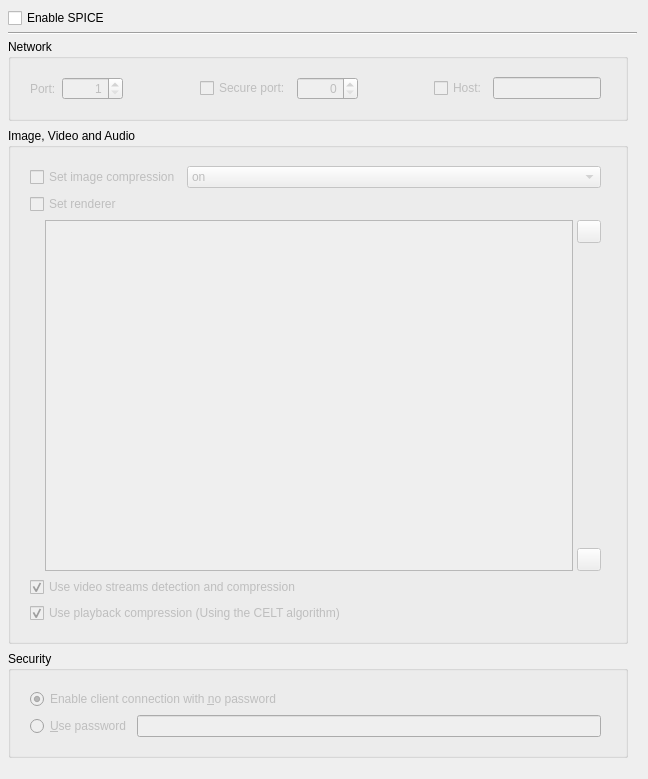
<?xml version="1.0" encoding="UTF-8"?>
<ui version="4.0">
 <class>SPICE_Settings_Widget</class>
 <widget class="QWidget" name="SPICE_Settings_Widget">
  <property name="geometry">
   <rect>
    <x>0</x>
    <y>0</y>
    <width>648</width>
    <height>779</height>
   </rect>
  </property>
  <property name="windowTitle">
   <string>SPICE Settings</string>
  </property>
  <layout class="QVBoxLayout" name="verticalLayout_8">
   <property name="spacing">
    <number>4</number>
   </property>
   <property name="leftMargin">
    <number>8</number>
   </property>
   <property name="topMargin">
    <number>8</number>
   </property>
   <item>
    <widget class="QCheckBox" name="CH_Use_SPICE">
     <property name="text">
      <string>Enable SPICE</string>
     </property>
    </widget>
   </item>
   <item>
    <widget class="Line" name="line">
     <property name="orientation">
      <enum>Qt::Horizontal</enum>
     </property>
    </widget>
   </item>
   <item>
    <widget class="QScrollArea" name="scrollArea">
     <property name="frameShape">
      <enum>QFrame::NoFrame</enum>
     </property>
     <property name="frameShadow">
      <enum>QFrame::Plain</enum>
     </property>
     <property name="widgetResizable">
      <bool>true</bool>
     </property>
     <widget class="QWidget" name="scrollAreaWidgetContents">
      <property name="geometry">
       <rect>
        <x>0</x>
        <y>0</y>
        <width>631</width>
        <height>726</height>
       </rect>
      </property>
      <layout class="QVBoxLayout" name="verticalLayout_7">
       <property name="spacing">
        <number>0</number>
       </property>
       <property name="leftMargin">
        <number>0</number>
       </property>
       <property name="topMargin">
        <number>0</number>
       </property>
       <property name="rightMargin">
        <number>9</number>
       </property>
       <property name="bottomMargin">
        <number>0</number>
       </property>
       <item>
        <widget class="QWidget" name="Widget_SPICE_Settings" native="true">
         <property name="enabled">
          <bool>true</bool>
         </property>
         <layout class="QVBoxLayout" name="verticalLayout_6">
          <property name="spacing">
           <number>7</number>
          </property>
          <property name="leftMargin">
           <number>0</number>
          </property>
          <property name="topMargin">
           <number>0</number>
          </property>
          <property name="rightMargin">
           <number>0</number>
          </property>
          <property name="bottomMargin">
           <number>0</number>
          </property>
          <item>
           <widget class="QGroupBox" name="groupBox_Network">
            <property name="title">
             <string>Network</string>
            </property>
            <layout class="QHBoxLayout" name="horizontalLayout_2">
             <item>
              <widget class="QWidget" name="Network_Widget" native="true">
               <property name="enabled">
                <bool>false</bool>
               </property>
               <layout class="QHBoxLayout" name="horizontalLayout_8">
                <property name="leftMargin">
                 <number>10</number>
                </property>
                <item>
                 <widget class="QLabel" name="Label_SPICE_Port">
                  <property name="text">
                   <string>Port:</string>
                  </property>
                 </widget>
                </item>
                <item>
                 <widget class="QSpinBox" name="Edit_SPICE_Port">
                  <property name="alignment">
                   <set>Qt::AlignRight|Qt::AlignTrailing|Qt::AlignVCenter</set>
                  </property>
                  <property name="minimum">
                   <number>1</number>
                  </property>
                  <property name="maximum">
                   <number>10000</number>
                  </property>
                 </widget>
                </item>
                <item>
                 <spacer name="horizontalSpacer_2">
                  <property name="orientation">
                   <enum>Qt::Horizontal</enum>
                  </property>
                  <property name="sizeHint" stdset="0">
                   <size>
                    <width>13</width>
                    <height>20</height>
                   </size>
                  </property>
                 </spacer>
                </item>
                <item alignment="Qt::AlignRight">
                 <widget class="QCheckBox" name="CH_SPICE_SPort">
                  <property name="text">
                   <string>Secure port:</string>
                  </property>
                 </widget>
                </item>
                <item alignment="Qt::AlignLeft">
                 <widget class="QSpinBox" name="Edit_SPICE_SPort">
                  <property name="enabled">
                   <bool>false</bool>
                  </property>
                  <property name="alignment">
                   <set>Qt::AlignRight|Qt::AlignTrailing|Qt::AlignVCenter</set>
                  </property>
                  <property name="maximum">
                   <number>10000</number>
                  </property>
                 </widget>
                </item>
                <item>
                 <spacer name="horizontalSpacer_3">
                  <property name="orientation">
                   <enum>Qt::Horizontal</enum>
                  </property>
                  <property name="sizeHint" stdset="0">
                   <size>
                    <width>13</width>
                    <height>20</height>
                   </size>
                  </property>
                 </spacer>
                </item>
                <item alignment="Qt::AlignRight">
                 <widget class="QCheckBox" name="CH_SPICE_Host">
                  <property name="text">
                   <string>Host:</string>
                  </property>
                 </widget>
                </item>
                <item>
                 <widget class="QLineEdit" name="Edit_SPICE_Host">
                  <property name="enabled">
                   <bool>false</bool>
                  </property>
                  <property name="sizePolicy">
                   <sizepolicy hsizetype="Minimum" vsizetype="Fixed">
                    <horstretch>0</horstretch>
                    <verstretch>0</verstretch>
                   </sizepolicy>
                  </property>
                 </widget>
                </item>
               </layout>
              </widget>
             </item>
             <item>
              <widget class="Line" name="line2">
               <property name="orientation">
                <enum>Qt::Horizontal</enum>
               </property>
              </widget>
             </item>
            </layout>
           </widget>
          </item>
          <item>
           <widget class="QGroupBox" name="groupBox_Media">
            <property name="title">
             <string>Image, Video and Audio</string>
            </property>
            <layout class="QHBoxLayout" name="horizontalLayout_5">
             <item>
              <widget class="QWidget" name="Media_Widget" native="true">
               <property name="enabled">
                <bool>false</bool>
               </property>
               <layout class="QGridLayout" name="gridLayout_2">
                <property name="leftMargin">
                 <number>10</number>
                </property>
                <item row="0" column="0">
                 <layout class="QHBoxLayout" name="horizontalLayout_7">
                  <item>
                   <widget class="QCheckBox" name="CH_Use_Image_Compression">
                    <property name="sizePolicy">
                     <sizepolicy hsizetype="Maximum" vsizetype="Fixed">
                      <horstretch>0</horstretch>
                      <verstretch>0</verstretch>
                     </sizepolicy>
                    </property>
                    <property name="text">
                     <string>Set image compression</string>
                    </property>
                   </widget>
                  </item>
                  <item>
                   <widget class="QComboBox" name="CB_Image_Compression">
                    <property name="enabled">
                     <bool>false</bool>
                    </property>
                    <property name="sizePolicy">
                     <sizepolicy hsizetype="Minimum" vsizetype="Fixed">
                      <horstretch>0</horstretch>
                      <verstretch>0</verstretch>
                     </sizepolicy>
                    </property>
                    <item>
                     <property name="text">
                      <string>on</string>
                     </property>
                    </item>
                    <item>
                     <property name="text">
                      <string>auto_glz</string>
                     </property>
                    </item>
                    <item>
                     <property name="text">
                      <string>auto_lz</string>
                     </property>
                    </item>
                    <item>
                     <property name="text">
                      <string>quic</string>
                     </property>
                    </item>
                    <item>
                     <property name="text">
                      <string>glz</string>
                     </property>
                    </item>
                    <item>
                     <property name="text">
                      <string>lz</string>
                     </property>
                    </item>
                    <item>
                     <property name="text">
                      <string>off</string>
                     </property>
                    </item>
                   </widget>
                  </item>
                 </layout>
                </item>
                <item row="1" column="0">
                 <widget class="QCheckBox" name="CH_Set_Renderer">
                  <property name="text">
                   <string>Set renderer</string>
                  </property>
                 </widget>
                </item>
                <item row="2" column="0">
                 <layout class="QHBoxLayout" name="horizontalLayout_4">
                  <property name="spacing">
                   <number>4</number>
                  </property>
                  <property name="leftMargin">
                   <number>15</number>
                  </property>
                  <item>
                   <widget class="QListWidget" name="Renderer_Order_List"/>
                  </item>
                  <item>
                   <layout class="QVBoxLayout" name="verticalLayout_2">
                    <item>
                     <widget class="QToolButton" name="TB_Up">
                      <property name="enabled">
                       <bool>false</bool>
                      </property>
                      <property name="text">
                       <string/>
                      </property>
                      <property name="icon">
                       <iconset resource="../resources/icons.qrc">
                        <normaloff>:/up.png</normaloff>:/up.png</iconset>
                      </property>
                     </widget>
                    </item>
                    <item>
                     <spacer name="verticalSpacer">
                      <property name="orientation">
                       <enum>Qt::Vertical</enum>
                      </property>
                      <property name="sizeHint" stdset="0">
                       <size>
                        <width>20</width>
                        <height>13</height>
                       </size>
                      </property>
                     </spacer>
                    </item>
                    <item>
                     <widget class="QToolButton" name="TB_Down">
                      <property name="enabled">
                       <bool>false</bool>
                      </property>
                      <property name="text">
                       <string/>
                      </property>
                      <property name="icon">
                       <iconset resource="../resources/icons.qrc">
                        <normaloff>:/down.png</normaloff>:/down.png</iconset>
                      </property>
                     </widget>
                    </item>
                   </layout>
                  </item>
                 </layout>
                </item>
                <item row="3" column="0">
                 <widget class="QCheckBox" name="CH_Use_Video_Compression">
                  <property name="text">
                   <string>Use video streams detection and compression</string>
                  </property>
                  <property name="checked">
                   <bool>true</bool>
                  </property>
                 </widget>
                </item>
                <item row="4" column="0">
                 <widget class="QCheckBox" name="CH_Use_Playback_Compression">
                  <property name="text">
                   <string>Use playback compression (Using the CELT algorithm)</string>
                  </property>
                  <property name="checked">
                   <bool>true</bool>
                  </property>
                 </widget>
                </item>
               </layout>
              </widget>
             </item>
             <item>
              <widget class="Line" name="line3">
               <property name="orientation">
                <enum>Qt::Horizontal</enum>
               </property>
              </widget>
             </item>
            </layout>
           </widget>
          </item>
          <item>
           <widget class="QGroupBox" name="groupBox_Security">
            <property name="title">
             <string>Security</string>
            </property>
            <layout class="QHBoxLayout" name="horizontalLayout_6">
             <item>
              <widget class="QWidget" name="Security_Widget" native="true">
               <property name="enabled">
                <bool>false</bool>
               </property>
               <layout class="QGridLayout" name="gridLayout_4">
                <property name="leftMargin">
                 <number>10</number>
                </property>
                <item row="0" column="0" colspan="2">
                 <widget class="QRadioButton" name="RB_No_Password">
                  <property name="text">
                   <string>Enable client connection with &amp;no password</string>
                  </property>
                  <property name="checked">
                   <bool>true</bool>
                  </property>
                 </widget>
                </item>
                <item row="1" column="0">
                 <widget class="QRadioButton" name="RB_Use_Password">
                  <property name="text">
                   <string>&amp;Use password</string>
                  </property>
                 </widget>
                </item>
                <item row="1" column="1">
                 <widget class="QLineEdit" name="Edit_Password">
                  <property name="enabled">
                   <bool>false</bool>
                  </property>
                  <property name="echoMode">
                   <enum>QLineEdit::Password</enum>
                  </property>
                 </widget>
                </item>
               </layout>
              </widget>
             </item>
             <item>
              <widget class="Line" name="line4">
               <property name="orientation">
                <enum>Qt::Horizontal</enum>
               </property>
              </widget>
             </item>
            </layout>
           </widget>
          </item>
          <item>
           <spacer name="verticalSpacer_3">
            <property name="orientation">
             <enum>Qt::Vertical</enum>
            </property>
            <property name="sizeType">
             <enum>QSizePolicy::Fixed</enum>
            </property>
            <property name="sizeHint" stdset="0">
             <size>
              <width>150</width>
              <height>10</height>
             </size>
            </property>
           </spacer>
          </item>
         </layout>
        </widget>
       </item>
      </layout>
     </widget>
    </widget>
   </item>
  </layout>
 </widget>
 <tabstops>
  <tabstop>CH_SPICE_SPort</tabstop>
  <tabstop>CH_SPICE_Host</tabstop>
  <tabstop>Edit_SPICE_Host</tabstop>
  <tabstop>CH_Use_Image_Compression</tabstop>
  <tabstop>CB_Image_Compression</tabstop>
  <tabstop>CH_Set_Renderer</tabstop>
  <tabstop>TB_Up</tabstop>
  <tabstop>TB_Down</tabstop>
  <tabstop>CH_Use_Video_Compression</tabstop>
  <tabstop>CH_Use_Playback_Compression</tabstop>
  <tabstop>RB_No_Password</tabstop>
  <tabstop>RB_Use_Password</tabstop>
 </tabstops>
 <resources>
  <include location="../resources/icons.qrc"/>
 </resources>
 <connections>
  <connection>
   <sender>CH_Use_SPICE</sender>
   <signal>toggled(bool)</signal>
   <receiver>Network_Widget</receiver>
   <slot>setEnabled(bool)</slot>
   <hints>
    <hint type="sourcelabel">
     <x>327</x>
     <y>22</y>
    </hint>
    <hint type="destinationlabel">
     <x>327</x>
     <y>201</y>
    </hint>
   </hints>
  </connection>
  <connection>
   <sender>CH_Use_SPICE</sender>
   <signal>toggled(bool)</signal>
   <receiver>Security_Widget</receiver>
   <slot>setEnabled(bool)</slot>
   <hints>
    <hint type="sourcelabel">
     <x>327</x>
     <y>22</y>
    </hint>
    <hint type="destinationlabel">
     <x>327</x>
     <y>726</y>
    </hint>
   </hints>
  </connection>
  <connection>
   <sender>CH_Use_SPICE</sender>
   <signal>toggled(bool)</signal>
   <receiver>Media_Widget</receiver>
   <slot>setEnabled(bool)</slot>
   <hints>
    <hint type="sourcelabel">
     <x>327</x>
     <y>22</y>
    </hint>
    <hint type="destinationlabel">
     <x>327</x>
     <y>460</y>
    </hint>
   </hints>
  </connection>
  <connection>
   <sender>RB_Use_Password</sender>
   <signal>toggled(bool)</signal>
   <receiver>Edit_Password</receiver>
   <slot>setEnabled(bool)</slot>
   <hints>
    <hint type="sourcelabel">
     <x>108</x>
     <y>739</y>
    </hint>
    <hint type="destinationlabel">
     <x>406</x>
     <y>739</y>
    </hint>
   </hints>
  </connection>
  <connection>
   <sender>CH_Use_Image_Compression</sender>
   <signal>toggled(bool)</signal>
   <receiver>CB_Image_Compression</receiver>
   <slot>setEnabled(bool)</slot>
   <hints>
    <hint type="sourcelabel">
     <x>143</x>
     <y>304</y>
    </hint>
    <hint type="destinationlabel">
     <x>440</x>
     <y>304</y>
    </hint>
   </hints>
  </connection>
  <connection>
   <sender>CH_Set_Renderer</sender>
   <signal>toggled(bool)</signal>
   <receiver>TB_Up</receiver>
   <slot>setEnabled(bool)</slot>
   <hints>
    <hint type="sourcelabel">
     <x>332</x>
     <y>344</y>
    </hint>
    <hint type="destinationlabel">
     <x>610</x>
     <y>382</y>
    </hint>
   </hints>
  </connection>
  <connection>
   <sender>CH_Set_Renderer</sender>
   <signal>toggled(bool)</signal>
   <receiver>TB_Down</receiver>
   <slot>setEnabled(bool)</slot>
   <hints>
    <hint type="sourcelabel">
     <x>332</x>
     <y>344</y>
    </hint>
    <hint type="destinationlabel">
     <x>610</x>
     <y>545</y>
    </hint>
   </hints>
  </connection>
  <connection>
   <sender>CH_SPICE_Host</sender>
   <signal>toggled(bool)</signal>
   <receiver>Edit_SPICE_Host</receiver>
   <slot>setEnabled(bool)</slot>
   <hints>
    <hint type="sourcelabel">
     <x>421</x>
     <y>201</y>
    </hint>
    <hint type="destinationlabel">
     <x>545</x>
     <y>201</y>
    </hint>
   </hints>
  </connection>
  <connection>
   <sender>CH_SPICE_SPort</sender>
   <signal>toggled(bool)</signal>
   <receiver>Edit_SPICE_SPort</receiver>
   <slot>setEnabled(bool)</slot>
   <hints>
    <hint type="sourcelabel">
     <x>230</x>
     <y>201</y>
    </hint>
    <hint type="destinationlabel">
     <x>316</x>
     <y>201</y>
    </hint>
   </hints>
  </connection>
 </connections>
</ui>
